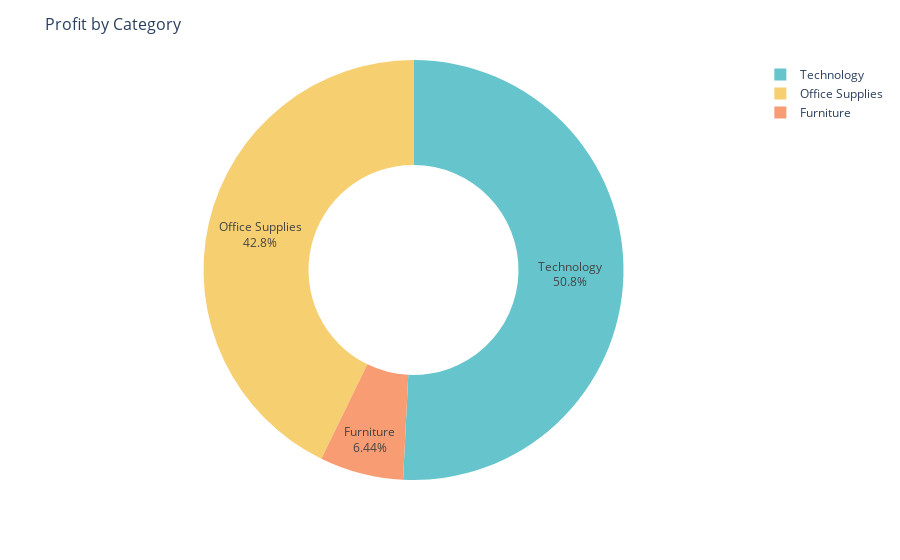

Source (notebook cell):
### Markdown cell above
# 6) Analyze profit by Category and Sub-category.

### Code cell
profit_by_category = df.groupby('Category')['Profit'].sum().reset_index()
print(profit_by_category)

fig = px.pie(profit_by_category, 
             values='Profit', 
             names='Category', 
             hole=0.5, 
             color_discrete_sequence=px.colors.qualitative.Pastel)

fig.update_traces(textposition='inside', textinfo='percent+label')
fig.update_layout(title_text='Profit by Category', title_font=dict(size=16))

fig.show()

### Figure 1 — Plotly figure (JSON) as saved in the notebook; plotly's stock layout.template omitted (floating-point values rounded to 4 significant figures)
{"data": [{"domain": {"x": [0, 1], "y": [0, 1]}, "hole": 0.5, "hovertemplate": "Category=%{label}<br>Profit=%{value}<extra></extra>", "labels": ["Furniture", "Office Supplies", "Technology"], "legendgroup": "", "name": "", "showlegend": true, "textinfo": "percent+label", "textposition": "inside", "type": "pie", "values": [18450.0, 122500.0, 145500.0]}], "layout": {"autosize": true, "legend": {"tracegroupgap": 0}, "margin": {"t": 60}, "piecolorway": ["rgb(102, 197, 204)", "rgb(246, 207, 113)", "rgb(248, 156, 116)", "rgb(220, 176, 242)", "rgb(135, 197, 95)", "rgb(158, 185, 243)", "rgb(254, 136, 177)", "rgb(201, 219, 116)", "rgb(139, 224, 164)", "rgb(180, 151, 231)", "rgb(179, 179, 179)"], "title": {"font": {"size": 16}, "text": "Profit by Category"}}}
